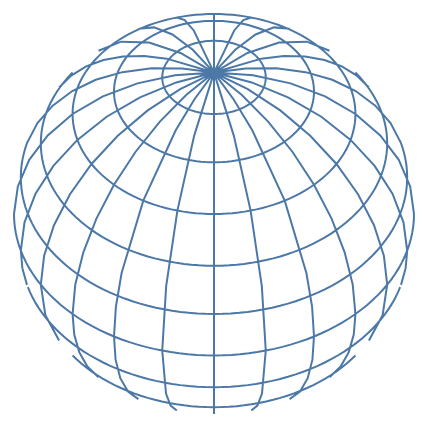

Specify this chart in Vega-Lite:
### Vega-Lite specification from a JSON file in a GitHub repository (floating-point values rounded to 4 significant figures)
{"$schema": "https://vega.github.io/schema/vega-lite/v3.json", "width": 200, "height": 200, "projection": {"type": "orthographic", "rotate": [0, -45, 0]}, "data": {"graticule": {"step": [15, 15]}}, "mark": {"type": "geoshape", "stroke": "#4c78a8"}}
